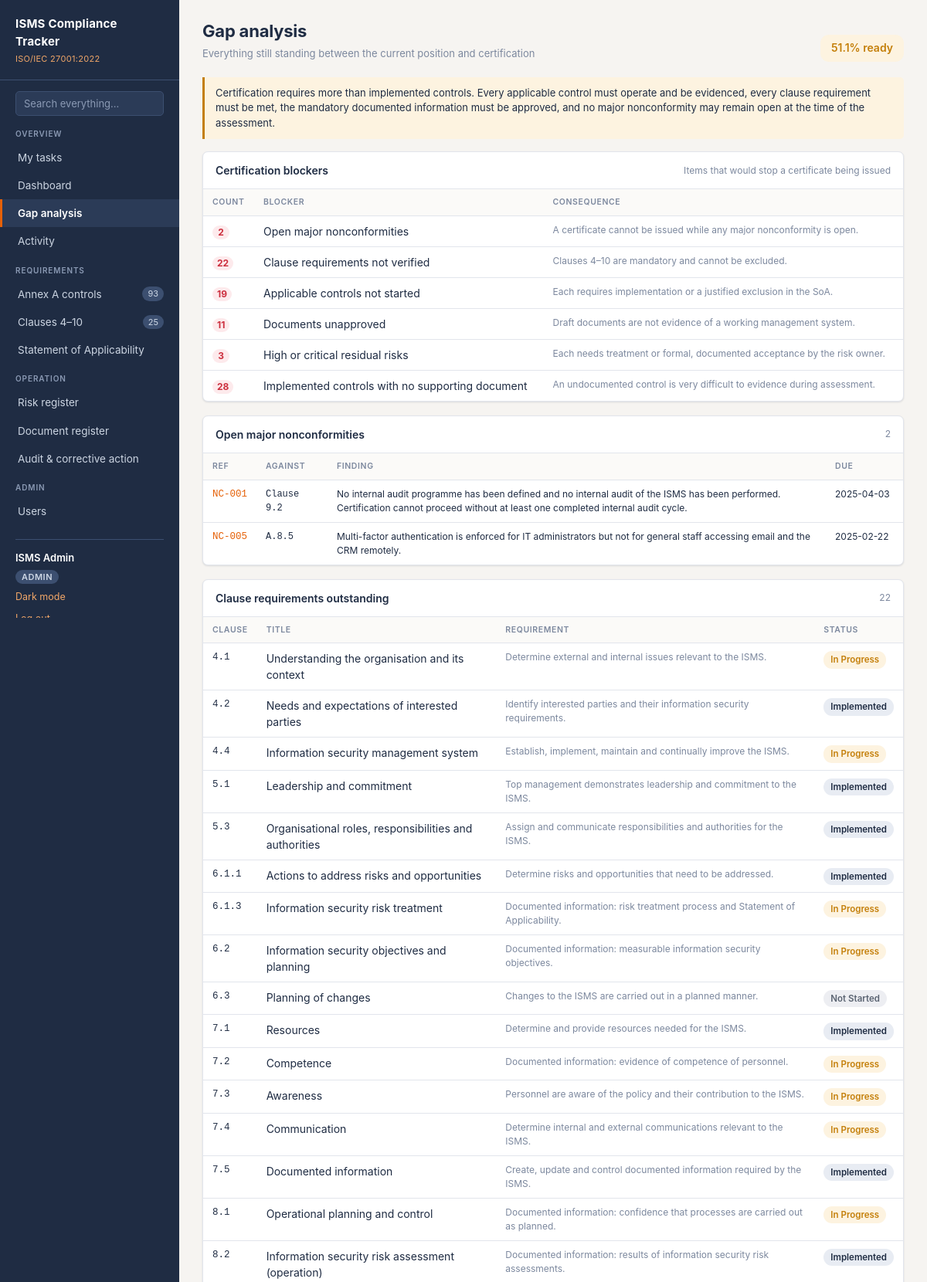
Page /gap (signed in, upper part) on the committed database.
### tables this page shows
CREATE TABLE users (
    id            INTEGER PRIMARY KEY AUTOINCREMENT,
    name          TEXT    NOT NULL,
    email         TEXT    NOT NULL UNIQUE,          -- stored lower-case
    password_hash TEXT    NOT NULL,                 -- werkzeug scrypt hash
    role          TEXT    NOT NULL DEFAULT 'viewer',-- admin|editor|auditor|viewer
    created_at    TEXT    NOT NULL
);

CREATE TABLE findings (
    id                INTEGER PRIMARY KEY AUTOINCREMENT,
    ref               TEXT    NOT NULL UNIQUE,      -- 'NC-001'
    source            TEXT,                         -- Internal Audit|Management Review|Incident
    raised_on         TEXT,
    clause_or_control TEXT,                         -- what it was raised against
    description       TEXT    NOT NULL,
    severity          TEXT    DEFAULT 'Minor',      -- Major|Minor|Observation|OFI
    root_cause        TEXT,
    corrective_action TEXT,
    owner             TEXT,
    due_date          TEXT,
    status            TEXT    DEFAULT 'Open',       -- Open|In Progress|Closed
    closed_on         TEXT
, assignee_id INTEGER REFERENCES users(id) ON DELETE SET NULL);

CREATE TABLE clauses (
    id          INTEGER PRIMARY KEY AUTOINCREMENT,
    ref         TEXT    NOT NULL UNIQUE,            -- '6.1.2'
    title       TEXT    NOT NULL,
    requirement TEXT,
    status      TEXT    NOT NULL DEFAULT 'Not Started',
    owner       TEXT,
    notes       TEXT
);

### app.py (the view)
@app.route("/gap")
def gap():
    not_started = db.query(
        """SELECT * FROM controls
           WHERE applicable = 1 AND status = 'Not Started'
           ORDER BY theme, id"""
    )
    in_progress = db.query(
        """SELECT * FROM controls
           WHERE applicable = 1 AND status = 'In Progress'
           ORDER BY theme, id"""
    )
    unverified = db.query(
        """SELECT * FROM controls
           WHERE applicable = 1 AND status = 'Implemented'
           ORDER BY theme, id"""
    )
    clause_gaps = db.query(
        "SELECT * FROM clauses WHERE status != 'Verified' ORDER BY id"
    )
    unapproved = db.query(
        "SELECT * FROM documents WHERE status IN ('Draft','Under Review') ORDER BY code"
    )
    major = db.query(
        "SELECT * FROM findings WHERE status != 'Closed' AND severity = 'Major' ORDER BY ref"
    )
    high_risks = db.query(
        """SELECT * FROM (
               SELECT *,
                      COALESCE(res_likelihood, likelihood) *
                      COALESCE(res_impact, impact) AS score
               FROM risks
               WHERE status != 'Closed'
           )
           WHERE score >= 10
           ORDER BY score DESC"""
    )
    uncovered = db.query(
        """SELECT c.* FROM controls c
           LEFT JOIN doc_controls dc ON dc.control_id = c.id
           WHERE c.applicable = 1 AND dc.control_id IS NULL
             AND c.status IN ('Implemented', 'Verified')
           ORDER BY c.id"""
    )
    return render_template(
        "gap.html",
        stats=db.readiness(),
        not_started=not_started,
        in_progress=in_progress,
        unverified=unverified,
        clause_gaps=clause_gaps,
        unapproved=unapproved,
        major=major,
        high_risks=high_risks,
        uncovered=uncovered,
    )

### app.py (called while the page is built)
@app.context_processor
def inject_helpers():
    tasks = db.open_tasks(g.user["id"]) if g.get("user") else []
    return {
        "my_task_count": len(tasks),
        "my_overdue_count": len(db.overdue(tasks)),
        "people": db.people,
        "risk_score": db.risk_score,
        "risk_level": db.risk_level,
        "risk_level_class": db.risk_level_class,
        "status_class": status_class,
        "today": TODAY,
        "can_write": can_write,
        "csrf_token": csrf_token,
        "roles": db.ROLES,
        "field_label": lambda f: db.FIELD_LABELS.get(f, f),
        "activity_url": activity_url,
        "uploads_are_temporary": db.UPLOADS_ARE_TEMPORARY,
        "max_upload_mb": MAX_UPLOAD_BYTES // (1024 * 1024),
    }

def status_class(status):
    return {
        "Not Started": "st-none",
        "In Progress": "st-prog",
        "Implemented": "st-impl",
        "Verified": "st-ver",
        "Draft": "st-none",
        "Under Review": "st-prog",
        "Approved": "st-ver",
        "Obsolete": "st-obs",
        "Open": "st-none",
        "In Treatment": "st-prog",
        "Closed": "st-ver",
        "Major": "lvl-crit",
        "Minor": "lvl-high",
        "Observation": "lvl-med",
        "OFI": "lvl-low",
    }.get(status, "st-none")

def csrf_token():
    if "csrf" not in session:
        session["csrf"] = secrets.token_hex(16)
    return session["csrf"]

### db.py (called while the page is built)
def connect():
    conn = sqlite3.connect(DB_PATH)
    conn.row_factory = sqlite3.Row
    conn.execute("PRAGMA foreign_keys = ON")
    return conn

def query(sql, args=(), one=False):
    conn = connect()
    try:
        cur = conn.execute(sql, args)
        rows = cur.fetchall()
        return (rows[0] if rows else None) if one else rows
    finally:
        conn.close()

def overdue(tasks):
    today = TODAY.strftime("%Y-%m-%d")
    return [t for t in tasks if t["due"] and t["due"] < today]

def risk_score(likelihood, impact):
    if not likelihood or not impact:
        return None
    return int(likelihood) * int(impact)

def risk_level(score):
    if score is None:
        return "Unscored"
    if score <= 4:
        return "Low"
    if score <= 9:
        return "Medium"
    if score <= 14:
        return "High"
    return "Critical"

def risk_level_class(level):
    return {
        "Low": "lvl-low",
        "Medium": "lvl-med",
        "High": "lvl-high",
        "Critical": "lvl-crit",
    }.get(level, "lvl-none")

### templates/gap.html (shortened to what this page needs)
{% extends "base.html" %}
{% block content %}
<div class="page-head">
  <div>
    <h1>Gap analysis</h1>
    <p>Everything still standing between the current position and certification</p>
  </div>
  <span class="pill {{ 'lvl-crit' if stats.overall < 50 else 'lvl-med' if stats.overall < 80 else 'lvl-low' }}"
        style="font-size:14px; padding:6px 14px">{{ stats.overall }}% ready</span>
</div>
<div class="note-box warn">
  Certification requires more than implemented controls. Every applicable control
  must operate and be evidenced, every clause requirement must be met, the
  mandatory documented information must be approved, and no major nonconformity
  may remain open at the time of the assessment.
</div>
<div class="card">
  <div class="card-head">
    <h2>Certification blockers</h2>
    <span class="hint">Items that would stop a certificate being issued</span>
  </div>
  <div class="t-wrap">
    <table>
      <thead><tr><th style="width:66px">Count</th><th>Blocker</th><th>Consequence</th></tr></thead>
      <tbody>
        <tr>
          <td><span class="gap-count {{ 'ok' if not major }}">{{ major|length }}</span></td>
          <td>Open major nonconformities</td>
          <td class="small muted">A certificate cannot be issued while any major nonconformity is open.</td>
        </tr>
        <tr>
          <td><span class="gap-count {{ 'ok' if not clause_gaps }}">{{ clause_gaps|length }}</span></td>
          <td>Clause requirements not verified</td>
          <td class="small muted">Clauses 4&ndash;10 are mandatory and cannot be excluded.</td>
        </tr>
        <tr>
          <td><span class="gap-count {{ 'ok' if not not_started }}">{{ not_started|length }}</span></td>
          <td>Applicable controls not started</td>
          <td class="small muted">Each requires implementation or a justified exclusion in the SoA.</td>
        </tr>
        <tr>
          <td><span class="gap-count {{ 'ok' if not unapproved }}">{{ unapproved|length }}</span></td>
          <td>Documents unapproved</td>
          <td class="small muted">Draft documents are not evidence of a working management system.</td>
        </tr>
        <tr>
          <td><span class="gap-count {{ 'ok' if not high_risks }}">{{ high_risks|length }}</span></td>
          <td>High or critical residual risks</td>
          <td class="small muted">Each needs treatment or formal, documented acceptance by the risk owner.</td>
        </tr>
        <tr>
          <td><span class="gap-count {{ 'ok' if not uncovered }}">{{ uncovered|length }}</span></td>
          <td>Implemented controls with no supporting document</td>
          <td class="small muted">An undocumented control is very difficult to evidence during assessment.</td>
        </tr>
      </tbody>
    </table>
  </div>
</div>
{% if major %}
<div class="card">
  <div class="card-head">
    <h2>Open major nonconformities</h2>
    <span class="hint">{{ major|length }}</span>
  </div>
  <div class="t-wrap">
    <table>
      <thead><tr><th style="width:66px">Ref</th><th style="width:92px">Against</th><th>Finding</th><th style="width:100px">Due</th></tr></thead>
      <tbody>
      {% for f in major %}
        <tr>
          <td class="mono nowrap"><a href="{{ url_for('finding_form', finding_id=f.id) }}">{{ f.ref }}</a></td>
          <td class="mono small">{{ f.clause_or_control }}</td>
          <td class="small">{{ f.description }}</td>
          <td class="small nowrap">{{ f.due_date }}</td>
        </tr>
      {% endfor %}
      </tbody>
    </table>
  </div>
</div>
{% endif %}
{% if clause_gaps %}
<div class="card">
  <div class="card-head">
    <h2>Clause requirements outstanding</h2>
    <span class="hint">{{ clause_gaps|length }}</span>
  </div>
  <div class="t-wrap">
    <table>
      <thead><tr><th style="width:66px">Clause</th><th>Title</th><th>Requirement</th><th style="width:112px">Status</th></tr></thead>
      <tbody>
      {% for c in clause_gaps %}
        <tr>
          <td class="mono nowrap">{{ c.ref }}</td>
          <td>{{ c.title }}</td>
          <td class="small muted">{{ c.requirement }}</td>
          <td><span class="pill {{ status_class(c.status) }}">{{ c.status }}</span></td>
        </tr>
      {% endfor %}
      </tbody>
    </table>
  </div>
</div>
{% endif %}
{% endblock %}

### templates/base.html (shortened to what this page needs)
<!DOCTYPE html>
<html lang="en">
<head>
<link rel="stylesheet" href="{{ url_for('static', filename='css/style.css') }}">
</head>
<body>
<div class="shell{{ "" if g.user else " no-side" }}">
  {% if g.user %}
  <nav class="sidebar">
    <div class="brand">
      <div class="mark">ISMS Compliance Tracker</div>
      <div class="sub">ISO/IEC 27001:2022</div>
    </div>
    <form class="side-search" method="get" action="{{ url_for('search') }}" role="search">
      <input type="search" name="q" placeholder="Search everything&hellip;" aria-label="Search everything"
             value="{{ request.args.q if request.endpoint == 'search' else '' }}">
    </form>
    <div class="nav-label">Overview</div>
    <a class="nav {{ 'active' if request.endpoint == 'my_tasks' }}" href="{{ url_for('my_tasks') }}">
      My tasks
    </a>
    <a class="nav {{ 'active' if request.endpoint == 'dashboard' }}" href="{{ url_for('dashboard') }}">Dashboard</a>
    <a class="nav {{ 'active' if request.endpoint == 'gap' }}" href="{{ url_for('gap') }}">Gap analysis</a>
    <a class="nav {{ 'active' if request.endpoint == 'activity' }}" href="{{ url_for('activity') }}">Activity</a>
    <div class="nav-label">Requirements</div>
    <a class="nav {{ 'active' if request.endpoint in ('controls','control_detail') }}" href="{{ url_for('controls') }}">
      Annex A controls <span class="count">93</span>
    </a>
    <a class="nav {{ 'active' if request.endpoint == 'clauses' }}" href="{{ url_for('clauses') }}">
      Clauses 4&ndash;10 <span class="count">25</span>
    </a>
    <a class="nav {{ 'active' if request.endpoint == 'soa' }}" href="{{ url_for('soa') }}">Statement of Applicability</a>
    <div class="nav-label">Operation</div>
    <a class="nav {{ 'active' if request.endpoint in ('risks','risk_form') }}" href="{{ url_for('risks') }}">Risk register</a>
    <a class="nav {{ 'active' if request.endpoint in ('documents','document_form') }}" href="{{ url_for('documents') }}">Document register</a>
    <a class="nav {{ 'active' if request.endpoint in ('audit','finding_form') }}" href="{{ url_for('audit') }}">Audit &amp; corrective action</a>
    {% if g.user.role == 'admin' %}
    <div class="nav-label">Admin</div>
    <a class="nav {{ 'active' if request.endpoint == 'users' }}" href="{{ url_for('users') }}">Users</a>
    {% endif %}
    <div class="me">
      <a class="me-name" href="{{ url_for('profile') }}">{{ g.user.name }}</a>
      <span class="role-tag">{{ g.user.role }}</span>
      <button class="linklike theme-toggle" type="button" id="theme-toggle">Dark mode</button>
      <form method="post" action="{{ url_for('logout') }}"><input type="hidden" name="csrf_token" value="{{ csrf_token() }}">
        <button class="linklike" type="submit">Log out</button>
      </form>
    </div>
  </nav>
  {% endif %}
  <main class="main">
    {% block content %}{% endblock %}
  </main>
</div>
</body>
</html>

### rows in the picture
users: user.name "ISMS Admin", user.role "ADMIN"
findings: ref "NC-001", clause_or_control "Clause 9.2", description "No internal audit programme has been defined and no internal audit of the ISMS has been performed. Certification cannot proceed without at least one completed internal audit cycle.", due_date "2025-04-03"
findings: ref "NC-005", clause_or_control "A.8.5", description "Multi-factor authentication is enforced for IT administrators but not for general staff accessing email and the CRM remotely.", due_date "2025-02-22"
clauses: ref "4.1", title "Understanding the organisation and its context", requirement "Determine external and internal issues relevant to the ISMS.", status "In Progress"
clauses: ref "4.2", title "Needs and expectations of interested parties", requirement "Identify interested parties and their information security requirements.", status "Implemented"
clauses: ref "4.4", title "Information security management system", requirement "Establish, implement, maintain and continually improve the ISMS.", status "In Progress"
clauses: ref "5.1", title "Leadership and commitment", requirement "Top management demonstrates leadership and commitment to the ISMS.", status "Implemented"
clauses: ref "5.3", title "Organisational roles, responsibilities and authorities", requirement "Assign and communicate responsibilities and authorities for the ISMS.", status "Implemented"
clauses: ref "6.1.1", title "Actions to address risks and opportunities", requirement "Determine risks and opportunities that need to be addressed.", status "Implemented"
clauses: ref "6.1.3", title "Information security risk treatment", requirement "Documented information: risk treatment process and Statement of Applicability.", status "In Progress"
clauses: ref "6.2", title "Information security objectives and planning", requirement "Documented information: measurable information security objectives.", status "In Progress"
clauses: ref "6.3", title "Planning of changes", requirement "Changes to the ISMS are carried out in a planned manner.", status "Not Started"
clauses: ref "7.1", title "Resources", requirement "Determine and provide resources needed for the ISMS.", status "Implemented"
clauses: ref "7.2", title "Competence", requirement "Documented information: evidence of competence of personnel.", status "In Progress"
clauses: ref "7.3", title "Awareness", requirement "Personnel are aware of the policy and their contribution to the ISMS.", status "In Progress"
clauses: ref "7.4", title "Communication", requirement "Determine internal and external communications relevant to the ISMS.", status "In Progress"
clauses: ref "7.5", title "Documented information", requirement "Create, update and control documented information required by the ISMS.", status "Implemented"
clauses: ref "8.1", title "Operational planning and control", requirement "Documented information: confidence that processes are carried out as planned.", status "In Progress"
clauses: ref "8.2", title "Information security risk assessment (operation)", requirement "Documented information: results of information security risk assessments.", status "Implemented"

### other values in the picture
{{ stats.overall }} "51.1"
{{ major|length }} "2"
{{ clause_gaps|length }} "22"
{{ not_started|length }} "19"
{{ unapproved|length }} "11"
{{ high_risks|length }} "3"
{{ uncovered|length }} "28"
